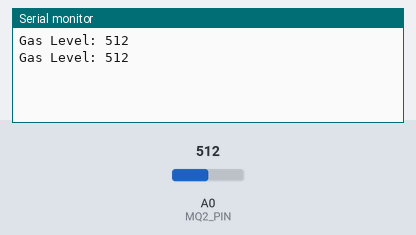
A sketch run on a simulated Arduino Uno, built with avr-gcc and run on an emulated ATmega328P. On the bench: the last lines printed to the serial monitor. The test bench sets the inputs (shaded band); at power-on: A0 (MQ2_PIN) = 512.

Above: at 2.8 s.
2.9 s: A0 (MQ2_PIN) set to 716
At 4.4 s:
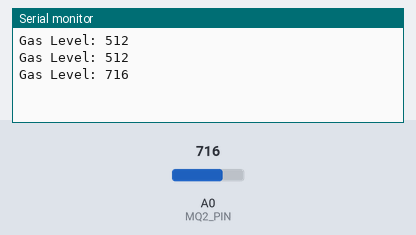
5.6 s: A0 (MQ2_PIN) set to 900
At 7.1 s:
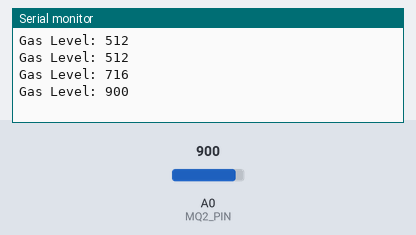
Timing chart, 0 to 8.6 s (numbered marks = the images above; inputs shaded):
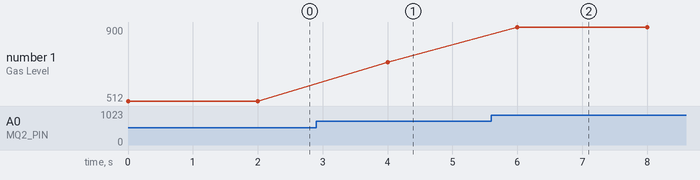

The sketch:

esp8266_BH1750_.ino
```cpp
#define MQ2_PIN A0

void setup() {
  Serial.begin(115200);
}

void loop() {
  int mq2_value = analogRead(MQ2_PIN);
  Serial.print("Gas Level: ");
  Serial.println(mq2_value);

  delay(2000);
}
```

Measured:
- after the input at 2.9 s, the serial monitor: prints a new line after 1.1 s (image 1)
- after the input at 5.6 s, the serial monitor: prints a new line after 0.40 s (image 2)
- plotted number 1: 512 → 716 after the input at 2.9 s, 716 → 900 after the input at 5.6 s
